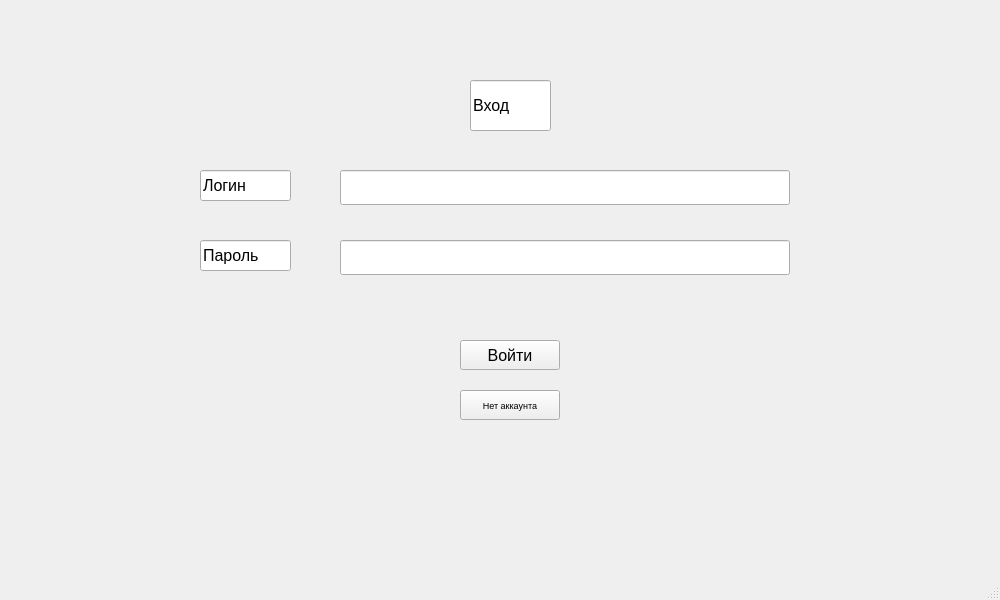
<?xml version="1.0" encoding="UTF-8"?>
<ui version="4.0">
 <class>MainWindow</class>
 <widget class="QMainWindow" name="MainWindow">
  <property name="geometry">
   <rect>
    <x>0</x>
    <y>0</y>
    <width>1000</width>
    <height>600</height>
   </rect>
  </property>
  <property name="windowTitle">
   <string>MainWindow</string>
  </property>
  <widget class="QWidget" name="centralwidget">
   <widget class="QPushButton" name="pushButton">
    <property name="geometry">
     <rect>
      <x>460</x>
      <y>340</y>
      <width>100</width>
      <height>30</height>
     </rect>
    </property>
    <property name="font">
     <font>
      <pointsize>12</pointsize>
     </font>
    </property>
    <property name="text">
     <string>Войти</string>
    </property>
   </widget>
   <widget class="QPushButton" name="pushButton_2">
    <property name="geometry">
     <rect>
      <x>460</x>
      <y>390</y>
      <width>100</width>
      <height>30</height>
     </rect>
    </property>
    <property name="font">
     <font>
      <pointsize>7</pointsize>
     </font>
    </property>
    <property name="text">
     <string>Нет аккаунта</string>
    </property>
   </widget>
   <widget class="QLineEdit" name="lineEdit">
    <property name="geometry">
     <rect>
      <x>340</x>
      <y>170</y>
      <width>450</width>
      <height>35</height>
     </rect>
    </property>
   </widget>
   <widget class="QLineEdit" name="lineEdit_2">
    <property name="geometry">
     <rect>
      <x>340</x>
      <y>240</y>
      <width>450</width>
      <height>35</height>
     </rect>
    </property>
   </widget>
   <widget class="QLineEdit" name="lineEdit_3">
    <property name="geometry">
     <rect>
      <x>470</x>
      <y>80</y>
      <width>81</width>
      <height>51</height>
     </rect>
    </property>
    <property name="font">
     <font>
      <pointsize>12</pointsize>
     </font>
    </property>
    <property name="text">
     <string>Вход</string>
    </property>
   </widget>
   <widget class="QLineEdit" name="lineEdit_5">
    <property name="geometry">
     <rect>
      <x>200</x>
      <y>240</y>
      <width>91</width>
      <height>31</height>
     </rect>
    </property>
    <property name="font">
     <font>
      <pointsize>12</pointsize>
     </font>
    </property>
    <property name="text">
     <string>Пароль</string>
    </property>
   </widget>
   <widget class="QLineEdit" name="lineEdit_6">
    <property name="geometry">
     <rect>
      <x>200</x>
      <y>170</y>
      <width>91</width>
      <height>31</height>
     </rect>
    </property>
    <property name="font">
     <font>
      <pointsize>12</pointsize>
     </font>
    </property>
    <property name="text">
     <string>Логин</string>
    </property>
   </widget>
  </widget>
  <widget class="QMenuBar" name="menubar">
   <property name="geometry">
    <rect>
     <x>0</x>
     <y>0</y>
     <width>1000</width>
     <height>26</height>
    </rect>
   </property>
  </widget>
  <widget class="QStatusBar" name="statusbar"/>
 </widget>
 <resources/>
 <connections/>
</ui>
